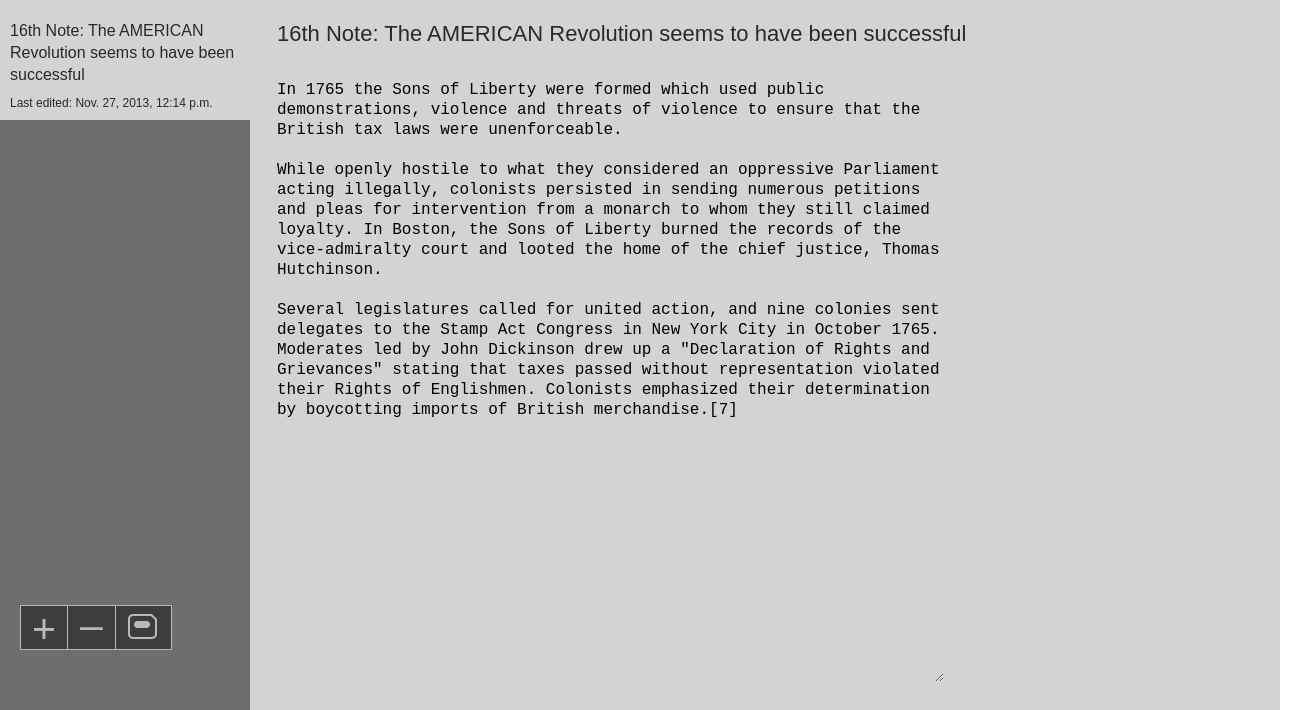
Before: /notes/ with the older database file.
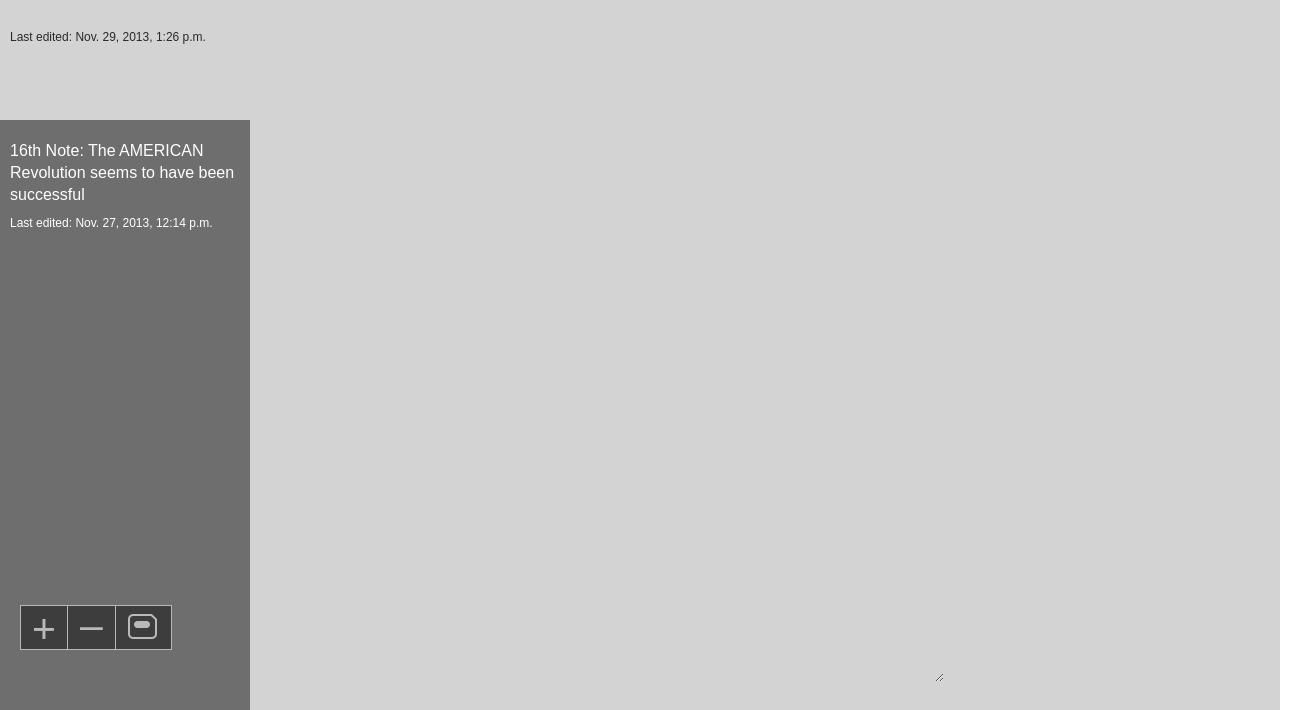
After: the same page with the newer database file.
### notes/models.py (models this page shows, shortened)
class Note(models.Model):
	title = models.CharField(max_length=100)
	content = models.TextField()
	first_published_date = models.DateTimeField(auto_now=True)
	last_update_date = models.DateTimeField(auto_now=True)

### notes/views.py (the view)
def index(request):
	list_of_notes = Note.objects.all().order_by('-last_update_date')
	template = 'notes/base.html'
	target = list_of_notes[0]
	if request.method == 'POST':
		form = NotesForm(request.POST)
		if form.is_valid():
			return HttpResponseRedirect('/notes/') # Redirect after POST
	else:
		form = NotesForm(initial={'title': target.title, 'content': target.content})
	context = {'list_of_notes': list_of_notes, 'target': target, 'form':form}
	return render(request, template, context)

### notes/views.py
class NotesForm(forms.Form):
    title = forms.CharField(max_length=150)
    content = forms.CharField(widget=forms.Textarea(attrs={'rows':30, 'cols':65}))

### notes/templates/notes/base.html (shortened to what this page needs)
<!DOCTYPE html>
 <html class="no-js">
    <head>
        {% load staticfiles %}
        <link rel="stylesheet" type="text/css" href="{% static 'notes/style.css' %}" />
    </head>
    <body>
        <div class="main_container">
            {% if not deleted %}
                <form action="/notes/" method="post">{% csrf_token %}
            {% else %}
                <form method="post" action="javascript:;">
            {% endif %}
            <section class="notes_list">
                {% block empty %}
                    {% if list_of_notes %}
                        {% for note in list_of_notes %}
                            <a href="{% url 'notes:read' note_id=note.id %}">
                                <div class="note_selector {% if note.id == target.id %} selected {% endif %}">
                                <h2>{{ note.title }}</h2>
                                <p>Last edited: {{ note.last_update_date }}</p>
                                </div>
                            </a>
                        {% endfor %}
                    {% endif %}
                <div class="nav_buttons">
                    <input type="submit" value="+">
                    <a href="{% if not deleted %}{% url 'notes:delete' note_id=target.id %}{% else %}javascript:;{% endif %}">–</a>
                    <a href=""><img src="{% static 'notes/savedisk.png' %}" alt="Save" title="save"></a>
                </div>
            </section>
            <section class="note_text">
                {% if list_of_notes %}
                    {% if newspace %}
                        <a href="javascript:;">
                            <div class="note_selector selected">
                                <h2>New note</h2>
                                <p>To be published now</p>
                            </div>
                        </a>
                    {% else %}
                        {% if deleted %}
                            <h1>Note: {{ tempid }} was deleted</h1>
                            <p>Please enter a note</p>
                        {% else %}
                            <div class="note_title">
                                {{ form.title }}
                            </div>
                            <div class="note_content">
                                {{ form.content }}
                            </div>
                           </form>
                        {% endif %}
                    {% endif %}
                {% else %}
                    <h1>Please enter a title</h1>
                    <p>Please enter a note</p>
                {% endif %}
                {% endblock empty %}
        </div>
    </body>
</html>

Changed rows visible on the page:
added Note: last_update_date "Nov. 29, 2013, 1:26 p.m."
shown differently, row unchanged: Note "16th Note: The AMERICAN Revolution seems to have been successful": title "16th Note: The AMERICAN Revolution seems to have been successful" → (not shown); content "In 1765 the Sons of Liberty were formed which used public demonstrations, violence and threats of violence to ensure that the British tax laws were unenforceable. While openly hostile to what they considered an oppressive Parliament acting illegally, colonists persisted in sending numerous petitions and pleas for intervention from a monarch to whom they still claimed loyalty. In Boston, the Sons of Liberty burned the records of the vice-admiralty court and looted the home of the chief justice, Thomas Hutchinson. Several legislatures called for united action, and nine colonies sent delegates to the Stamp Act Congress in New York City in October 1765. Moderates led by John Dickinson drew up a…" → (not shown)
